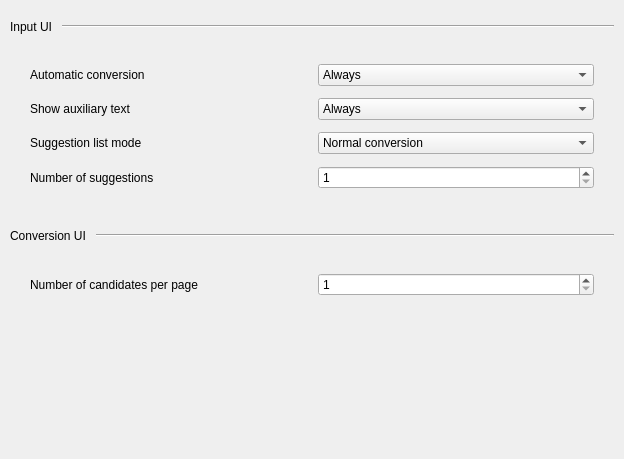
         <widget class="QWidget" name="userInterfaceTabScrollContents">
          <property name="geometry">
           <rect>
            <x>0</x>
            <y>0</y>
            <width>624</width>
            <height>459</height>
           </rect>
          </property>
          <layout class="QVBoxLayout" name="userInterfaceTabScrollContentsLayout">
           <property name="spacing">
            <number>10</number>
           </property>
           <property name="leftMargin">
            <number>10</number>
           </property>
           <property name="topMargin">
            <number>10</number>
           </property>
           <property name="rightMargin">
            <number>10</number>
           </property>
           <property name="bottomMargin">
            <number>10</number>
           </property>
           <item>
            <layout class="QHBoxLayout" name="inputUIHeader">
             <property name="topMargin">
              <number>10</number>
             </property>
             <property name="bottomMargin">
              <number>10</number>
             </property>
             <item>
              <widget class="QLabel" name="inputUILabel">
               <property name="text">
                <string>Input UI</string>
               </property>
              </widget>
             </item>
             <item>
              <widget class="Line" name="inputUILine">
               <property name="sizePolicy">
                <sizepolicy hsizetype="Expanding" vsizetype="Fixed">
                 <horstretch>0</horstretch>
                 <verstretch>0</verstretch>
                </sizepolicy>
               </property>
               <property name="orientation">
                <enum>Qt::Orientation::Horizontal</enum>
               </property>
              </widget>
             </item>
            </layout>
           </item>
           <item>
            <layout class="QGridLayout" name="inputUIGrid">
             <property name="leftMargin">
              <number>20</number>
             </property>
             <property name="topMargin">
              <number>10</number>
             </property>
             <property name="rightMargin">
              <number>20</number>
             </property>
             <property name="bottomMargin">
              <number>20</number>
             </property>
             <property name="spacing">
              <number>12</number>
             </property>
             <item row="0" column="0">
              <widget class="QLabel" name="autoConvertionLabel">
               <property name="minimumSize">
                <size>
                 <width>200</width>
                 <height>0</height>
                </size>
               </property>
               <property name="text">
                <string>Automatic conversion</string>
               </property>
              </widget>
             </item>
             <item row="0" column="1">
              <widget class="QComboBox" name="autoConvertion">
               <item>
                <property name="text">
                 <string>Always</string>
                </property>
               </item>
               <item>
                <property name="text">
                 <string>For multi-character input only</string>
                </property>
               </item>
               <item>
                <property name="text">
                 <string>Disabled</string>
                </property>
               </item>
              </widget>
             </item>
             <item row="1" column="0">
              <widget class="QLabel" name="auxiliaryTextLabel">
               <property name="minimumSize">
                <size>
                 <width>200</width>
                 <height>0</height>
                </size>
               </property>
               <property name="text">
                <string>Show auxiliary text</string>
               </property>
              </widget>
             </item>
             <item row="1" column="1">
              <widget class="QComboBox" name="auxiliaryText">
               <item>
                <property name="text">
                 <string>Always</string>
                </property>
               </item>
               <item>
                <property name="text">
                 <string>When cursor not at end</string>
                </property>
               </item>
               <item>
                <property name="text">
                 <string>Disabled</string>
                </property>
               </item>
              </widget>
             </item>
             <item row="2" column="0">
              <widget class="QLabel" name="suggestionListLabel">
               <property name="minimumSize">
                <size>
                 <width>200</width>
                 <height>0</height>
                </size>
               </property>
               <property name="text">
                <string>Suggestion list mode</string>
               </property>
              </widget>
             </item>
             <item row="2" column="1">
              <widget class="QComboBox" name="suggestionList">
               <item>
                <property name="text">
                 <string>Normal conversion</string>
                </property>
               </item>
               <item>
                <property name="text">
                 <string>Predictive conversion</string>
                </property>
               </item>
               <item>
                <property name="text">
                 <string>Disabled</string>
                </property>
               </item>
              </widget>
             </item>
             <item row="3" column="0">
              <widget class="QLabel" name="numSuggestionLabel">
               <property name="minimumSize">
                <size>
                 <width>200</width>
                 <height>0</height>
                </size>
               </property>
               <property name="text">
                <string>Number of suggestions</string>
               </property>
              </widget>
             </item>
             <item row="3" column="1">
              <widget class="QSpinBox" name="numSuggestion">
               <property name="minimum">
                <number>1</number>
               </property>
               <property name="maximum">
                <number>10</number>
               </property>
              </widget>
             </item>
            </layout>
           </item>
           <item>
            <layout class="QHBoxLayout" name="convertionUIHeader">
             <property name="topMargin">
              <number>10</number>
             </property>
             <property name="bottomMargin">
              <number>10</number>
             </property>
             <item>
              <widget class="QLabel" name="convertionUILabel">
               <property name="text">
                <string>Conversion UI</string>
               </property>
              </widget>
             </item>
             <item>
              <widget class="Line" name="convertionUILine">
               <property name="sizePolicy">
                <sizepolicy hsizetype="Expanding" vsizetype="Fixed">
                 <horstretch>0</horstretch>
                 <verstretch>0</verstretch>
                </sizepolicy>
               </property>
               <property name="orientation">
                <enum>Qt::Orientation::Horizontal</enum>
               </property>
              </widget>
             </item>
            </layout>
           </item>
           <item>
            <layout class="QGridLayout" name="conversionUIGrid">
             <property name="leftMargin">
              <number>20</number>
             </property>
             <property name="topMargin">
              <number>10</number>
             </property>
             <property name="rightMargin">
              <number>20</number>
             </property>
             <property name="bottomMargin">
              <number>20</number>
             </property>
             <property name="spacing">
              <number>12</number>
             </property>
             <item row="0" column="0">
              <widget class="QLabel" name="numCandidatesPerPageLabel">
               <property name="minimumSize">
                <size>
                 <width>200</width>
                 <height>0</height>
                </size>
               </property>
               <property name="text">
                <string>Number of candidates per page</string>
               </property>
              </widget>
             </item>
             <item row="0" column="1">
              <widget class="QSpinBox" name="numCandidatesPerPage">
               <property name="minimum">
                <number>1</number>
               </property>
               <property name="maximum">
                <number>10</number>
               </property>
              </widget>
             </item>
            </layout>
           </item>
           <item>
            <spacer name="interfaceTabBottomSpacer">
             <property name="orientation">
              <enum>Qt::Orientation::Vertical</enum>
             </property>
             <property name="sizeHint" stdset="0">
              <size>
               <width>20</width>
               <height>76</height>
              </size>
             </property>
            </spacer>
           </item>
          </layout>
         </widget>
